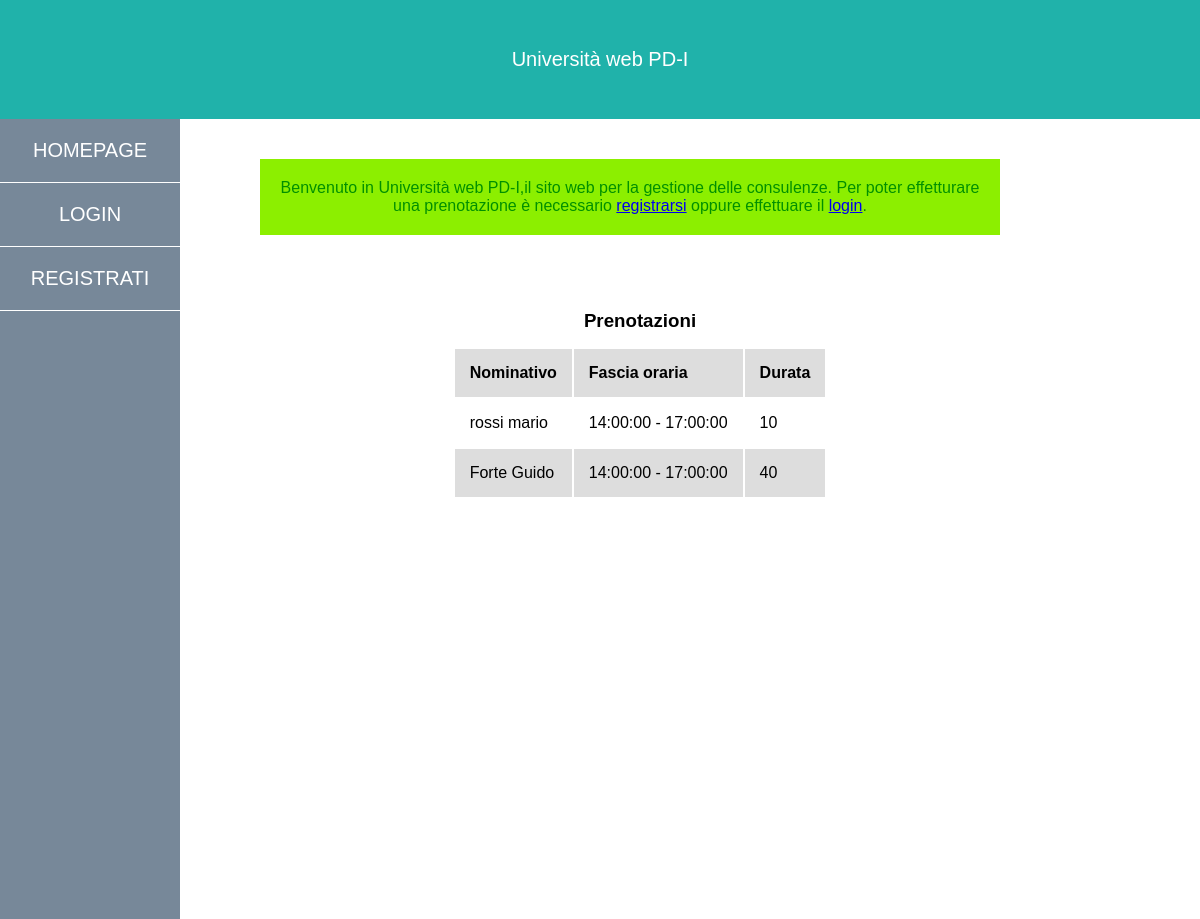
Page /index.php?controlla_cookies on the committed database.
### tables this page shows
CREATE TABLE IF NOT EXISTS `prenotazioni` (
  `id_prenotazione` int(11) NOT NULL,
  `fk_id_utente` int(11) NOT NULL,
  `durata` int(11) NOT NULL,
  `fk_id_orario_prenotazione` int(11) NOT NULL,
  PRIMARY KEY (`id_prenotazione`)
);

CREATE TABLE IF NOT EXISTS `utenti` (
  `id_utente` int(11) NOT NULL AUTO_INCREMENT,
  `nome` varchar(255) NOT NULL,
  `cognome` varchar(255) NOT NULL,
  `mail` varchar(255) NOT NULL,
  `password` varchar(255) NOT NULL,
  PRIMARY KEY (`id_utente`)
);

CREATE TABLE IF NOT EXISTS `orario_prenotazioni` (
  `id_orario_prenotazioni` int(11) NOT NULL AUTO_INCREMENT,
  `ora_inizio` time NOT NULL,
  `ora_fine` time NOT NULL,
  PRIMARY KEY (`id_orario_prenotazioni`)
);

### index.php (the view, shortened to what this page needs)
<?php
include 'includes.php';
?>
<!doctype html>
<html>
  <head>
    <link rel = 'stylesheet' type = 'text/css' href = './css/general_style.css'>
   </head>
  <body>
     <div id = 'contenitore'>
            <div id = 'intestazione'>
            <a href="<?php echo __LINK_SITO__ ?>"><?php echo __NOME_SITO__ ?><a/>
        </div>
	<div id='parte_centrale'>
		<?php
			include_once "./barra_laterale.php";
		?>
		<div id = 'contenuto'>
			<?php if(!isset($_SESSION['logged'])){ ?>
			<div class="success_panel">
				Benvenuto in <?php echo __NOME_SITO__ ?>,il sito web per la gestione delle consulenze.
 Per poter effetturare una prenotazione  &egrave; necessario <a href="<?php echo __LINK_SITO__?>registrati.php">registrarsi</a> oppure effettuare il <a href="<?php echo __LINK_SITO__?>login.php">login</a>.
			</div>
			<?php } ?>
		<?php
				$query = "SELECT * from prenotazioni p,utenti u,orario_prenotazioni o where p.fk_id_utente=u.id_utente and o.id_orario_prenotazioni=p.fk_id_orario_prenotazione";
				$res = mysqli_query($db_conn,$query) or die("Errore nella query: " . mysqli_error($db_conn));
			?>
				<div class="panel_reservation">
			<?php
				if(mysqli_num_rows($res)>0){
			?>
					<div style="margin-top:20px;margin-left:20px;">
						<h3 class="pre_text" >Prenotazioni</h3>
						<table id="elenco_prenotazioni">
							<tr>
								<th>Nominativo</th>
								<th>Fascia oraria</th>
								<th>Durata</th>
							</tr>
							<?php  while($row = mysqli_fetch_array($res, MYSQLI_ASSOC)){ ?>
							<tr>
								<td><?php echo $row["cognome"]." ".$row["nome"] ?></td>
								<td><?php echo $row["ora_inizio"]." - ".$row["ora_fine"]  ?></td>
								<td><?php echo $row["durata"]  ?></td>
							</tr>
							<?php } ?>
						</table>
					</div>
			<?php   }  ?>
				</div>
		</div>
        </div>
    </div>
  </body>
</html>

### css/general_style.css (style rules this page uses)
* { margin:0px; padding:0px; }
html,body,#contenitore { height:100%; }
body { font-family: Helvetica, Arial, sans-serif; }
#parte_centrale { position:relative; height:100%; width: 100%; display: table; }
#intestazione { position:relative; width: 100%; background-color: #20B2AA; color: #fff; text-align: center; padding: 3em 0px; }
#intestazione > a { color: #fff; text-decoration: none; font-size: 15pt; }
#contenuto { position:relative; height: 100%; width: 75%; float:left; }
.success_panel { margin-top:40px; margin-left:auto; margin-right:auto; padding: 20px; text-align:center; background-color:#8cef00; color:#009000; width: 700px; }
.panel_reservation { margin:20px; padding: 20px; height:180px; }
table tr:nth-child(odd) { background-color: #ddd; }
th, td { padding: 15px; text-align: left; }
.pre_text { text-align: center; padding :15px; }
#elenco_prenotazioni { margin-left:auto; margin-right:auto; }

### rows in the picture
prenotazioni: utenti.cognome "rossi", utenti.nome "mario", orario_prenotazioni.ora_inizio "14:00:00", orario_prenotazioni.ora_fine "17:00:00", durata "10"
prenotazioni: utenti.cognome "Forte", utenti.nome "Guido", orario_prenotazioni.ora_inizio "14:00:00", orario_prenotazioni.ora_fine "17:00:00", durata "40"

### other values in the picture
__NOME_SITO__ "Università web PD-I"
